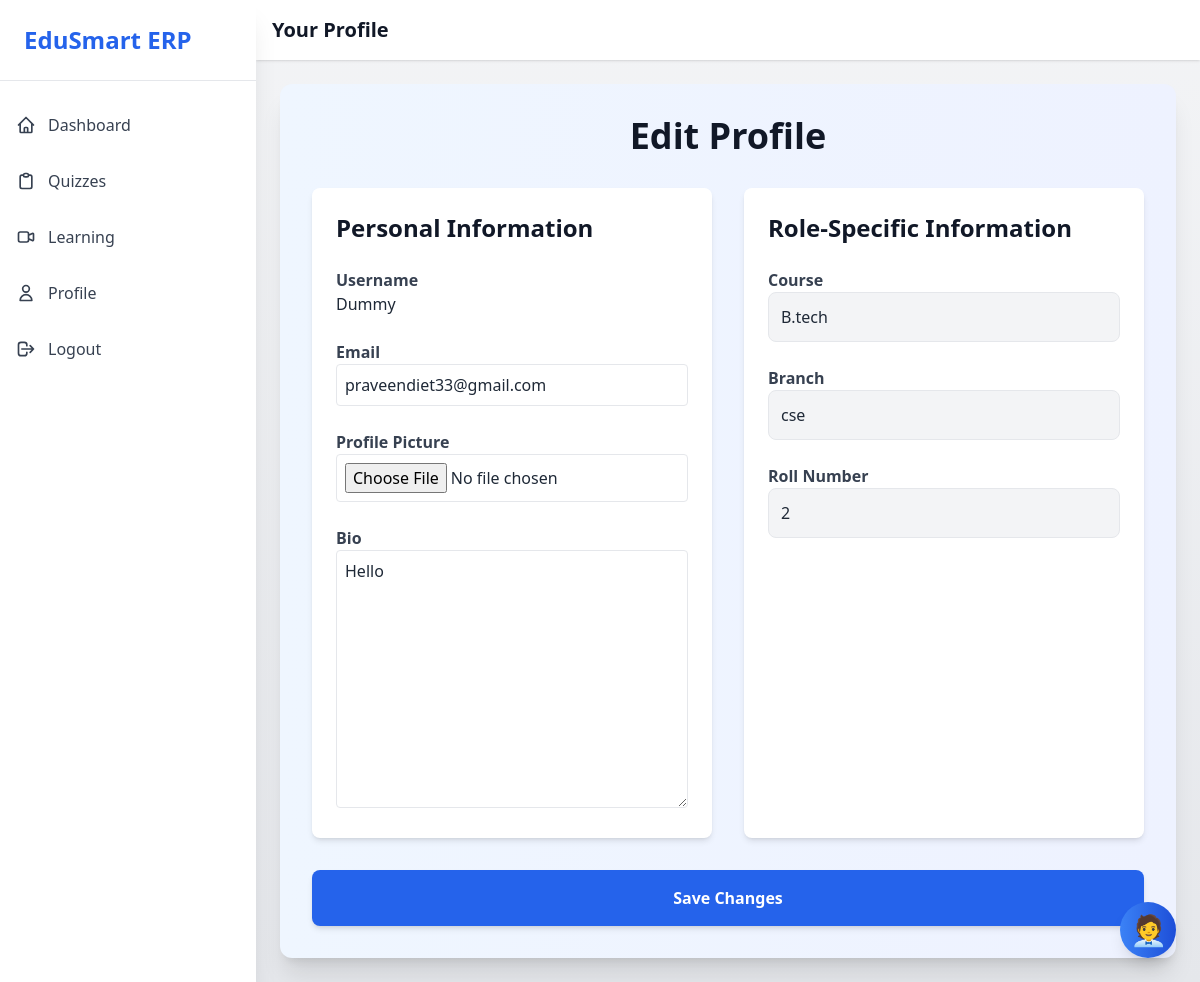
The app's page /accounts/profile/update/ (signed in) with its own data.
### accounts/models.py (models this page shows, shortened)
class CustomUser(AbstractUser):
    USER_TYPE_CHOICES = (
        ('student', 'Student'),
        ('teacher', 'Teacher'),
        ('admin', 'Admin'),  # Added admin choice
    )
    user_type = models.CharField(max_length=10, choices=USER_TYPE_CHOICES, default='student')
    department = models.CharField(max_length=100, blank=True, null=True)
    designation = models.CharField(max_length=100, blank=True, null=True)
    course = models.CharField(max_length=100, blank=True, null=True)
    branch = models.CharField(max_length=100, blank=True, null=True)
    roll_number = models.CharField(max_length=50, blank=True, null=True)
    profile_picture = models.ImageField(upload_to='profiles/', blank=True, null=True)
    bio = models.TextField(blank=True, null=True)
    is_email_verified = models.BooleanField(default=False)
    is_active = models.BooleanField(default=True)
    is_sub_admin = models.BooleanField(default=False)  # Added field

### accounts/views.py (the view)
# urls.py: path('profile/update/', views.profile_update, name='profile_update'),
@login_required
def profile_update(request):
    user_id = request.GET.get('user_id', None)
    if user_id and request.user.user_type == 'admin':
        try:
            user = CustomUser.objects.get(id=user_id)
        except CustomUser.DoesNotExist:
            return HttpResponseForbidden("User not found.")
    else:
        user = request.user
    if request.method == 'POST':
        form = ProfileUpdateForm(request.POST, request.FILES, instance=user, request=request)
        if form.is_valid():
            form.save()
            messages.success(request, 'Profile updated successfully!')
            return redirect('accounts:manage_users' if request.user.user_type == 'admin' and user_id else 'accounts:dashboard')
    else:
        form = ProfileUpdateForm(instance=user, request=request)
    return render(request, 'accounts/profile.html', {'form': form, 'editing_user': user})

### accounts/templates/accounts/profile.html (shortened to what this page needs)
{% extends 'base.html' %}
{% load static %}
{% block header %}Your Profile{% endblock %}
{% block content %}
<div class="max-w-5xl mx-auto card p-8 bg-gradient-to-r from-blue-50 to-indigo-50 shadow-xl rounded-xl">
    <h2 class="text-4xl font-extrabold text-gray-900 mb-8 text-center animate__animated animate__fadeIn">Edit Profile{% if editing_user != user %} for {{ editing_user.username }}{% endif %}</h2>
    <form method="post" enctype="multipart/form-data" class="grid grid-cols-1 lg:grid-cols-2 gap-8">
        <div class="space-y-6 bg-white p-6 rounded-lg shadow-md animate__animated animate__fadeInLeft">
            <h3 class="text-2xl font-semibold text-gray-900 mb-4">Personal Information</h3>
            <div>
                <label for="id_username" class="block text-gray-700 font-semibold">Username</label>
                {{ form.username }}
            </div>
            <div>
                <label for="id_email" class="block text-gray-700 font-semibold">Email</label>
                {{ form.email }}
            </div>
            <div>
                <label for="id_profile_picture" class="block text-gray-700 font-semibold">Profile Picture</label>
                {{ form.profile_picture }}
            </div>
            <div>
                <label for="id_bio" class="block text-gray-700 font-semibold">Bio</label>
                {{ form.bio }}
            </div>
        </div>
        <div class="space-y-6 bg-white p-6 rounded-lg shadow-md animate__animated animate__fadeInRight">
            <h3 class="text-2xl font-semibold text-gray-900 mb-4">Role-Specific Information</h3>
            {% if editing_user.user_type == 'teacher' %}
                <div>
                    <label for="id_department" class="block text-gray-700 font-semibold">Department</label>
                    {% if user.is_staff %}
                        {{ form.department }}
                    {% else %}
                        <input type="text" value="{{ editing_user.department|default:'N/A' }}" class="w-full p-3 border rounded-lg bg-gray-100" readonly>
                    {% endif %}
                    {% if form.department.errors %}
                        <p class="text-red-600 text-sm">{{ form.department.errors }}</p>
                    {% endif %}
                </div>
                <div>
                    <label for="id_designation" class="block text-gray-700 font-semibold">Designation</label>
                    {% if user.is_staff %}
                        {{ form.designation }}
                    {% else %}
                        <input type="text" value="{{ editing_user.designation|default:'N/A' }}" class="w-full p-3 border rounded-lg bg-gray-100" readonly>
                    {% endif %}
                    {% if form.designation.errors %}
                        <p class="text-red-600 text-sm">{{ form.designation.errors }}</p>
                    {% endif %}
                </div>
            {% elif editing_user.user_type == 'student' %}
                <div>
                    <label for="id_course" class="block text-gray-700 font-semibold">Course</label>
                    {% if user.is_staff %}
                        {{ form.course }}
                    {% else %}
                        <input type="text" value="{{ editing_user.course|default:'N/A' }}" class="w-full p-3 border rounded-lg bg-gray-100" readonly>
                    {% endif %}
                </div>
                <div>
                    <label for="id_branch" class="block text-gray-700 font-semibold">Branch</label>
                    {% if user.is_staff %}
                        {{ form.branch }}
                    {% else %}
                        <input type="text" value="{{ editing_user.branch|default:'N/A' }}" class="w-full p-3 border rounded-lg bg-gray-100" readonly>
                    {% endif %}
                </div>
                <div>
                    <label for="id_roll_number" class="block text-gray-700 font-semibold">Roll Number</label>
                    {% if user.is_staff %}
                        {{ form.roll_number }}
                    {% else %}
                        <input type="text" value="{{ editing_user.roll_number|default:'N/A' }}" class="w-full p-3 border rounded-lg bg-gray-100" readonly>
                    {% endif %}
                </div>
            {% endif %}
        </div>
        <div class="lg:col-span-2">
            <button type="submit" class="w-full bg-blue-600 text-white p-4 rounded-lg hover:bg-blue-700 transition-colors font-semibold shadow-md">Save Changes</button>
        </div>
    </form>
</div>
<link rel="stylesheet" href="https://cdnjs.cloudflare.com/ajax/libs/animate.css/4.1.1/animate.min.css"/>
{% endblock %}

### static/css/styles.css (style rules this page uses)
body.theme-light { background: linear-gradient(to bottom, #f3f4f6, #e5e7eb); color: #1f2937; }
.card { background: white; border-radius: 12px; box-shadow: 0 4px 12px rgba(0, 0, 0, 0.1); transition: all 0.3s ease; }
button, a.bg-blue-600 { background: #2563eb; border-radius: 8px; transition: all 0.3s ease; }
input, select { border-radius: 8px; transition: all 0.3s ease; }
.theme-light { background-color: #f3f4f6; color: #1f2937; }

### records on screen
CustomUser: username "Dummy", email "praveendiet33@gmail.com", bio "Hello", course "B.tech", branch "cse", roll_number "2"
